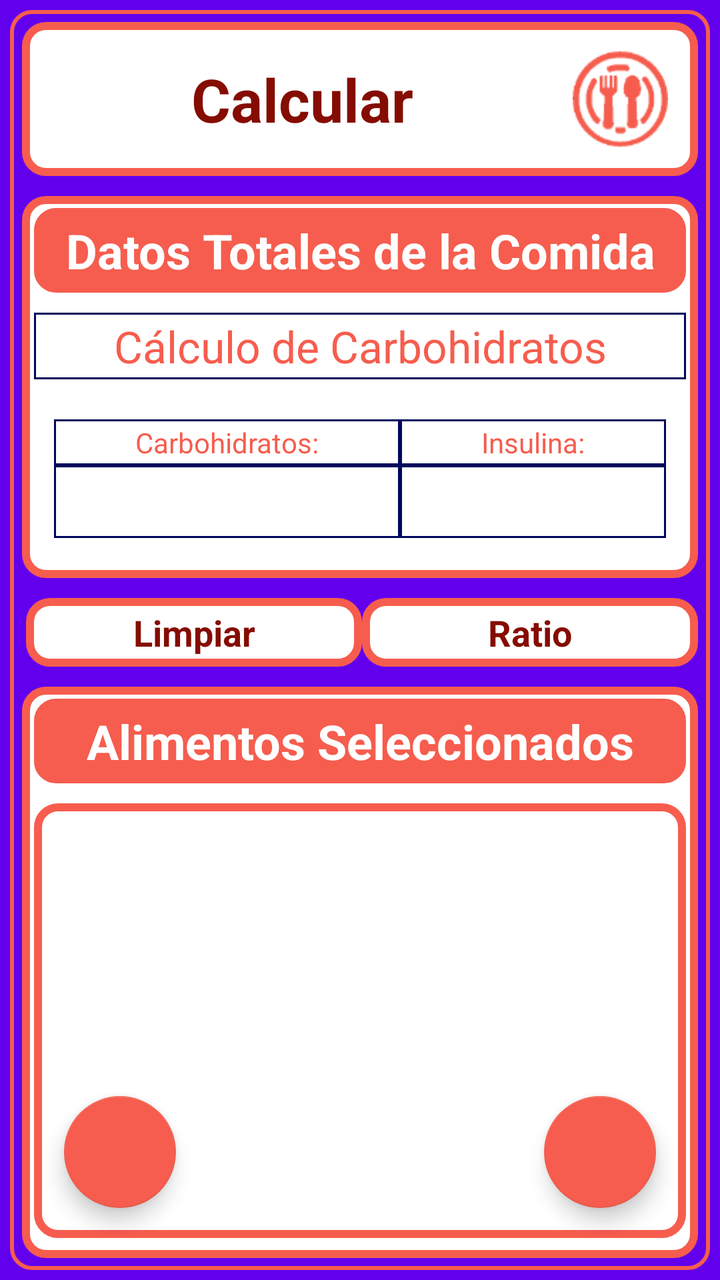
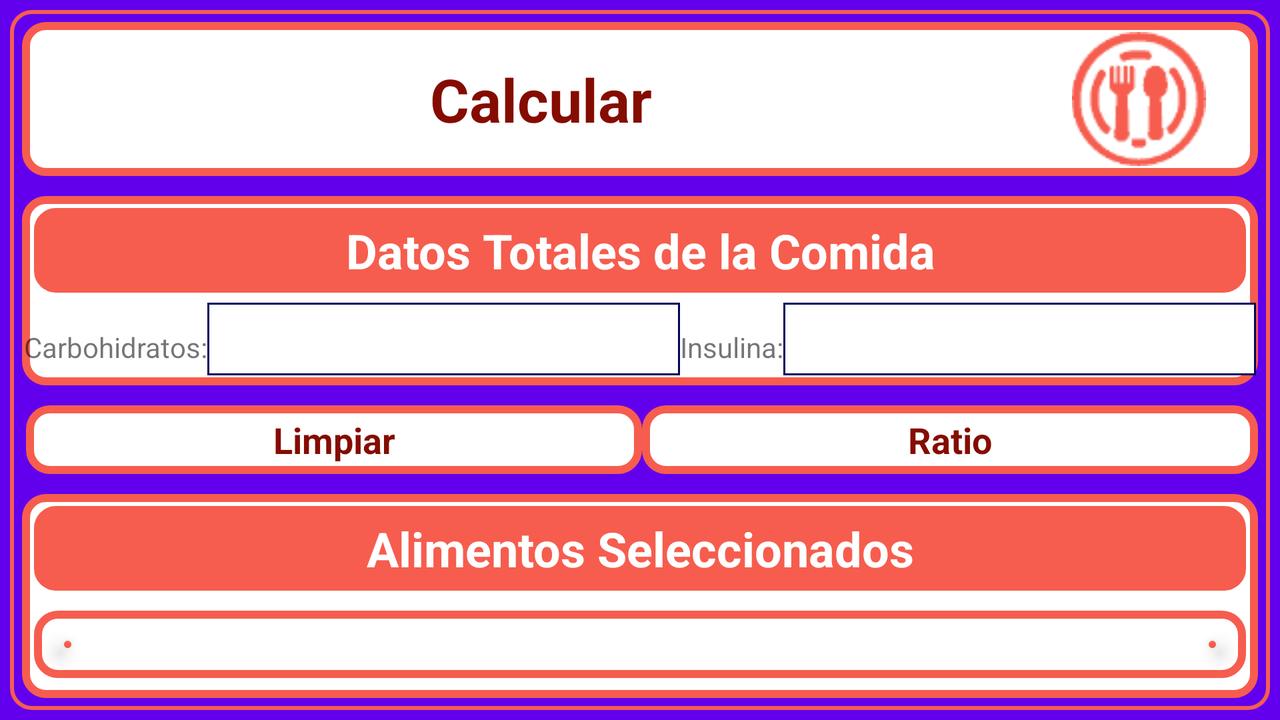

Two renders of one Android screen. The first uses the default layout on a phone; the second uses the alternative layout the repository ships for a different screen configuration, on a matching device. The two XML files are below.
<!-- AndroidManifest.xml: application theme AppTheme -->
<!-- res/layout/activity_comida.xml -->
<?xml version="1.0" encoding="utf-8"?>
<LinearLayout xmlns:android="http://schemas.android.com/apk/res/android"
    xmlns:app="http://schemas.android.com/apk/res-auto"
    xmlns:tools="http://schemas.android.com/tools"
    android:layout_width="match_parent"
    android:layout_height="match_parent"
    tools:context=".ComidaActivity"
    android:background="@drawable/borde_color3_fondo_oscuro"
    android:layout_margin="5dp"
    android:orientation="vertical">

    <LinearLayout
        style="@style/LinearLayoutNombrePantalla"
        android:background="@drawable/borde_color3_fino">

        <TextView
            style="@style/TextViewNombrePantalla"
            android:textColor="@color/color3_oscuro"
            android:text="@string/make_a_plate"
            />

        <ImageView
            android:layout_width="0dp"
            android:layout_weight=".14"
            android:layout_height="wrap_content"
            android:layout_marginRight="10dp"
            app:srcCompat="@drawable/comida_ic_sf" />

    </LinearLayout>

    <LinearLayout
        style="@style/LinearLayoutSeccion"
        android:background="@drawable/borde_color3_fino">


        <TextView
            style="@style/TextViewTitulo"
            android:textColor="@color/color3_claro"
            android:background="@drawable/borde_color3_pleno"
            android:text="@string/plate_data" />


        <TableLayout
            android:layout_height="wrap_content"
            android:layout_width="match_parent"
            android:padding="5dp"
            android:weightSum="4">
            <TableRow>
                <TextView
                    style="@style/TablaRowTitulo"
                    android:text="Cálculo de Carbohidratos"
                    android:textAppearance="@style/TextAppearance.AppCompat.Large"
                    android:textColor="@color/color3" />
            </TableRow>
        </TableLayout>

        <LinearLayout
            android:layout_width="match_parent"
            android:layout_height="wrap_content"
            android:layout_margin="10dp"
            android:orientation="horizontal">

            <TableLayout
                android:layout_height="wrap_content"
                android:layout_width="match_parent"
                android:padding="5dp"
                android:weightSum="4">
                <TableRow>
                    <TextView
                        style="@style/TablaRowTitulo"
                        android:text="@string/total_carbs"/>
                    <TextView
                        style="@style/TablaRowTitulo"
                        android:text="@string/total_insulin"/>
                </TableRow>
                <TableRow>
                    <TextView
                        style="@style/TablaRowDato"
                        android:id="@+id/carbTotalTV"/>
                    <TextView
                        style="@style/TablaRowDato"
                        android:id="@+id/insulinaTotalTV"/>
                </TableRow>
            </TableLayout>
        </LinearLayout>
    </LinearLayout>
    <LinearLayout
        android:layout_width="match_parent"
        android:layout_height="wrap_content"
        android:layout_margin="5dp"
        android:orientation="horizontal">

        <TextView
            style="@style/estiloBotonPequeño"
            android:layout_width="0dp"
            android:layout_height="wrap_content"
            android:layout_weight=".5"
            android:background="@drawable/borde_color3_fino"
            android:onClick="clickLimpiar"
            android:text="@string/clean"
            android:layout_marginLeft="2dp"
            android:textColor="@color/color3_oscuro"
            android:id="@+id/limpiarBT"/>

        <TextView
            style="@style/estiloBotonPequeño"
            android:layout_width="0dp"
            android:layout_height="wrap_content"
            android:layout_weight=".5"
            android:text="@string/ratio"
            android:background="@drawable/borde_color3_fino"
            android:textColor="@color/color3_oscuro"
            android:tag="0"
            android:onClick="clickRatio"
            android:id="@+id/fragBuscarAlimentoBT" />
    </LinearLayout>

    <LinearLayout
        style="@style/LinearLayoutSeccion"
        android:background="@drawable/borde_color3_fino">

        <TextView
            style="@style/TextViewTitulo"
            android:textColor="@color/color3_claro"
            android:background="@drawable/borde_color3_pleno"
            android:text="@string/food_plate" />

        <RelativeLayout
            android:layout_width="match_parent"
            android:layout_height="0dp"
            android:layout_weight="1"
            android:layout_margin="5dp"
            android:background="@drawable/borde_color3_fino">

            <ListView
                android:id="@+id/alimentosListaLV"
                android:layout_width="match_parent"
                android:layout_height="wrap_content"
                android:divider="@color/color3_oscuro"
                android:dividerHeight="1dp"
                android:scrollbarThumbVertical="@drawable/scrollbar_vertical" />


            <com.google.android.material.floatingactionbutton.FloatingActionButton
                style="@style/FABDerecha"
                android:id="@+id/fabAdd"
                android:onClick="clickAgregarAlimento"
                android:src="@drawable/ic_add"
                app:backgroundTint="@color/color3" />

            <com.google.android.material.floatingactionbutton.FloatingActionButton
                style="@style/FABIzquierda"
                android:id="@+id/cancelFAB"
                android:onClick="clickFABCancelar"
                app:backgroundTint="@color/color3" />

        </RelativeLayout>
    </LinearLayout>
</LinearLayout>
<!-- resources referenced by this layout -->
<resources>
  <color name="color3">#F65D4E</color>
  <color name="color3_claro">#ffffff</color>
  <color name="color3_oscuro">#850c00</color>
  <!-- drawable scrollbar_vertical (drawable) -->
  <?xml version="1.0" encoding="utf-8"?>
  <shape xmlns:android="http://schemas.android.com/apk/res/android" >
  
      <solid android:color="@color/colorAccent" />
  
      <corners android:radius="5dp" />
  
      <size android:width="7dp" />
  
  </shape>
  <string name="clean">Limpiar</string>
  <string name="food_plate">Alimentos Seleccionados</string>
  <string name="make_a_plate">Calcular</string>
  <string name="plate_data">Datos Totales de la Comida</string>
  <string name="ratio">Ratio</string>
  <string name="total_carbs">Carbohidratos: </string>
  <string name="total_insulin">Insulina: </string>
  <style name="FABDerecha">
          <item name="android:layout_width">wrap_content</item>
          <item name="android:layout_height">wrap_content</item>
          <item name="android:layout_alignParentRight">true</item>
          <item name="android:layout_alignParentBottom">true</item>
          <item name="android:layout_margin">14dp</item>
          <item name="android:clickable">true</item>
      </style>
  <style name="LinearLayoutNombrePantalla">
          <item name="android:layout_margin">5dp</item>
          <item name="android:layout_width">match_parent</item>
          <item name="android:layout_height">wrap_content</item>
          <item name="android:gravity">center</item>
          <item name="android:padding">5dp</item>
          <item name="android:orientation">horizontal</item>
      </style>
  <style name="LinearLayoutSeccion">
          <item name="android:layout_width">match_parent</item>
          <item name="android:layout_height">wrap_content</item>
          <item name="android:orientation">vertical</item>
          <item name="android:layout_margin">5dp</item>
          <item name="android:paddingBottom">5dp</item>
      </style>
  <style name="TextViewNombrePantalla">
          <item name="android:layout_width">0dp</item>
          <item name="android:layout_weight">.8</item>
          <item name="android:layout_height">wrap_content</item>
          <item name="android:textStyle">bold</item>
          <item name="android:gravity">center</item>
          <item name="android:textSize">30sp</item>
      </style>
  <style name="TextViewTitulo">
          <item name="android:layout_width">match_parent</item>
          <item name="android:layout_height">wrap_content</item>
          <item name="android:textStyle">bold</item>
          <item name="android:layout_margin">5dp</item>
          <item name="android:gravity">center</item>
          <item name="android:padding">5dp</item>
          <item name="android:textSize">24sp</item>
      </style>
  <style name="AppTheme" parent="Theme.AppCompat.Light.NoActionBar">
          
          <item name="colorPrimary">@color/colorPrimary</item>
          <item name="colorPrimaryDark">@color/colorPrimaryDark</item>
          <item name="colorAccent">@color/colorAccent</item>
          <item name="android:windowBackground">@color/color6</item>
      </style>
  <color name="color6">#FF6200EE</color>
  <color name="colorAccent">#2A3195</color>
  <!-- drawable bordes_tabla (drawable) -->
  <?xml version="1.0" encoding="utf-8"?>
  <shape
      xmlns:android="http://schemas.android.com/apk/res/android"
      android:shape= "rectangle">
      <solid android:color="@android:color/white"/>
      <stroke android:width="1dp" android:color="@color/colorPrimaryDark"/>
  </shape>
  <color name="active">#39a127</color>
  <color name="colorPrimary">#dbdeff</color>
  <color name="colorPrimaryDark">#00065c</color>
</resources>
<!-- res/layout-land/activity_comida.xml (the repository's variant of the layout above) -->
<!-- drawn on the phone turned sideways -->
<?xml version="1.0" encoding="utf-8"?>
<LinearLayout xmlns:android="http://schemas.android.com/apk/res/android"
    xmlns:app="http://schemas.android.com/apk/res-auto"
    xmlns:tools="http://schemas.android.com/tools"
    android:layout_width="match_parent"
    android:layout_height="match_parent"
    tools:context=".ComidaActivity"
    android:background="@drawable/borde_color3_fondo_oscuro"
    android:layout_margin="5dp"
    android:orientation="vertical">

    <LinearLayout
        style="@style/LinearLayoutNombrePantalla"
        android:background="@drawable/borde_color3_fino">

        <TextView
            style="@style/TextViewNombrePantalla"
            android:textColor="@color/color3_oscuro"
            android:text="@string/make_a_plate"
            />

        <ImageView
            android:layout_width="0dp"
            android:layout_weight=".14"
            android:layout_height="wrap_content"
            android:layout_marginRight="10dp"
            app:srcCompat="@drawable/comida_ic_sf" />

    </LinearLayout>

    <LinearLayout
        style="@style/LinearLayoutSeccion"
        android:background="@drawable/borde_color3_fino">


        <TextView
            style="@style/TextViewTitulo"
            android:textColor="@color/color3_claro"
            android:background="@drawable/borde_color3_pleno"
            android:text="@string/plate_data" />



        <LinearLayout
            android:layout_width="match_parent"
            android:layout_height="wrap_content"
            android:orientation="horizontal">

            <TableLayout
                android:layout_height="wrap_content"
                android:layout_width="match_parent"
                android:weightSum="4">
                <TableRow>
                    <TextView
                        style="@style/TablaRowTituloLand"
                        android:text="@string/total_carbs"/>
                    <TextView
                        style="@style/TablaRowDato"
                        android:id="@+id/carbTotalTV"/>
                    <TextView
                        style="@style/TablaRowTituloLand"
                        android:text="@string/total_insulin"/>
                    <TextView
                        style="@style/TablaRowDato"
                        android:id="@+id/insulinaTotalTV"/>
                </TableRow>
            </TableLayout>
        </LinearLayout>
    </LinearLayout>
    <LinearLayout
        android:layout_width="match_parent"
        android:layout_height="wrap_content"
        android:layout_margin="5dp"
        android:orientation="horizontal">

        <TextView
            style="@style/estiloBotonPequeño"
            android:layout_width="0dp"
            android:layout_height="wrap_content"
            android:layout_weight=".5"
            android:background="@drawable/borde_color3_fino"
            android:onClick="clickLimpiar"
            android:text="@string/clean"
            android:layout_marginLeft="2dp"
            android:textColor="@color/color3_oscuro"
            android:id="@+id/limpiarBT"/>

        <TextView
            style="@style/estiloBotonPequeño"
            android:layout_width="0dp"
            android:layout_height="wrap_content"
            android:layout_weight=".5"
            android:text="@string/ratio"
            android:background="@drawable/borde_color3_fino"
            android:textColor="@color/color3_oscuro"
            android:tag="0"
            android:onClick="clickRatio"
            android:id="@+id/fragBuscarAlimentoBT" />
    </LinearLayout>

    <LinearLayout
        style="@style/LinearLayoutSeccion"
        android:background="@drawable/borde_color3_fino">

        <TextView
            style="@style/TextViewTitulo"
            android:textColor="@color/color3_claro"
            android:background="@drawable/borde_color3_pleno"
            android:text="@string/food_plate" />

        <RelativeLayout
            android:layout_width="match_parent"
            android:layout_height="0dp"
            android:layout_weight="1"
            android:layout_margin="5dp"
            android:background="@drawable/borde_color3_fino">

            <ListView
                android:id="@+id/alimentosListaLV"
                android:layout_width="match_parent"
                android:layout_height="wrap_content"
                android:divider="@color/color3_oscuro"
                android:dividerHeight="1dp"
                android:scrollbarThumbVertical="@drawable/scrollbar_vertical" />


            <com.google.android.material.floatingactionbutton.FloatingActionButton
                style="@style/FABDerecha"
                android:id="@+id/fabAdd"
                android:onClick="clickAgregarAlimento"
                android:src="@drawable/ic_add"
                app:backgroundTint="@color/color3" />

            <com.google.android.material.floatingactionbutton.FloatingActionButton
                style="@style/FABIzquierda"
                android:id="@+id/cancelFAB"
                android:onClick="clickFABCancelar"
                app:backgroundTint="@color/color3" />

        </RelativeLayout>
    </LinearLayout>
</LinearLayout>
